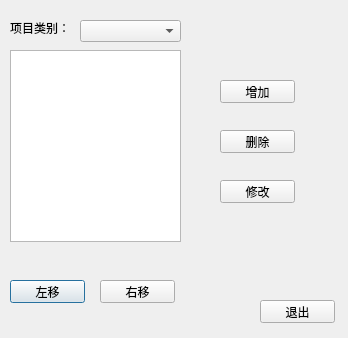
<?xml version="1.0" encoding="UTF-8"?>
<ui version="4.0">
 <class>Dialog</class>
 <widget class="QDialog" name="Dialog">
  <property name="geometry">
   <rect>
    <x>0</x>
    <y>0</y>
    <width>348</width>
    <height>338</height>
   </rect>
  </property>
  <property name="windowTitle">
   <string>项目管理</string>
  </property>
  <widget class="QLabel" name="label">
   <property name="geometry">
    <rect>
     <x>10</x>
     <y>20</y>
     <width>61</width>
     <height>16</height>
    </rect>
   </property>
   <property name="text">
    <string>项目类别：</string>
   </property>
  </widget>
  <widget class="QComboBox" name="prj_class_comboBox">
   <property name="geometry">
    <rect>
     <x>80</x>
     <y>20</y>
     <width>101</width>
     <height>22</height>
    </rect>
   </property>
  </widget>
  <widget class="QPushButton" name="prj_left_pb">
   <property name="geometry">
    <rect>
     <x>10</x>
     <y>280</y>
     <width>75</width>
     <height>23</height>
    </rect>
   </property>
   <property name="text">
    <string>左移</string>
   </property>
  </widget>
  <widget class="QPushButton" name="prj_right_pb">
   <property name="geometry">
    <rect>
     <x>100</x>
     <y>280</y>
     <width>75</width>
     <height>23</height>
    </rect>
   </property>
   <property name="text">
    <string>右移</string>
   </property>
  </widget>
  <widget class="QPushButton" name="prj_add_pb">
   <property name="geometry">
    <rect>
     <x>220</x>
     <y>80</y>
     <width>75</width>
     <height>23</height>
    </rect>
   </property>
   <property name="text">
    <string>增加</string>
   </property>
  </widget>
  <widget class="QPushButton" name="prj_del_pb">
   <property name="geometry">
    <rect>
     <x>220</x>
     <y>130</y>
     <width>75</width>
     <height>23</height>
    </rect>
   </property>
   <property name="text">
    <string>删除</string>
   </property>
  </widget>
  <widget class="QPushButton" name="prj_modify_pb">
   <property name="geometry">
    <rect>
     <x>220</x>
     <y>180</y>
     <width>75</width>
     <height>23</height>
    </rect>
   </property>
   <property name="text">
    <string>修改</string>
   </property>
  </widget>
  <widget class="QPushButton" name="prj_quit_pb">
   <property name="geometry">
    <rect>
     <x>260</x>
     <y>300</y>
     <width>75</width>
     <height>23</height>
    </rect>
   </property>
   <property name="text">
    <string>退出</string>
   </property>
  </widget>
  <widget class="QColumnView" name="columnView">
   <property name="geometry">
    <rect>
     <x>10</x>
     <y>50</y>
     <width>171</width>
     <height>192</height>
    </rect>
   </property>
  </widget>
 </widget>
 <resources/>
 <connections/>
</ui>
